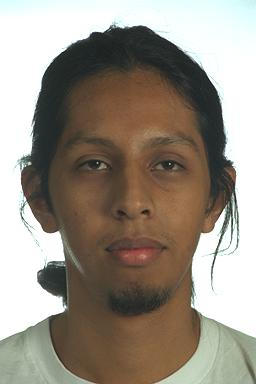
#> input picture Image_Processing_Algorithms/Isolating/faces/AsianMale/00157_940928_fa.jpg, 256 x 384 px
$ python running_code.py   (Python 2 division)   (older library calls are emulated)
#> lines starting #> are read from the running program, lines starting #| are printed output that depends on the picture; after the words box and inside, x2 and y2 are one past the last pixel; in counts of white or black regions, pixels touching at a corner belong together
# -*- coding: utf-8 -*-

import numpy as np
import scipy.misc as smisc
import scipy.ndimage as nd
import os,sys,fnmatch
import imageproc as ip
import Image

def ReadImages(directory):
#> called with directory = 'faces'
    mgfilenames = []
    mgfiles = []
    for root, subFolders, files in os.walk(directory):
        for filename in fnmatch.filter(files, '*fa.jpg'):
            mgfilenames.append(os.path.join(root,filename))

    for mgs in mgfilenames:
        img = Image.open(mgs).convert('YCbCr')
#> img: PIL image 256x384 YCbCr; mean of channels 0, 1, 2 144.6, 120.5, 132.9
        mgfiles.append(img)
    return mgfiles

def IsolateFaces(mgfiles):
    isolatedmgs = []
    for mgs in mgfiles:
        y,cb,cr = mgs.split()
        mg_cb = np.array(cb)
        mg_cr = np.array(cr)
        mask_cb_1 = mg_cb < 120
#        mask_cb_2 = mg_cb > 112
        mask_cr_1 = mg_cr > 130
#        mask_cr_2 = mg_cr < 145
#        mask1 = np.multiply(mask_cb_1,mask_cb_2)
#        mask2 = np.multiply(mask_cr_1,mask_cr_2)
        mask = np.multiply(mask_cb_1,mask_cr_1) #mask1,mask2 #mask_cb_1,mask_cr_1
        mask = nd.binary_fill_holes(mask)
        isolatedmgs.append(mask)
    return isolatedmgs


def dispMenu(n):
    print '\n\nTotal images processed: ' + str(n)
    num = input( 'Enter the image number to display: ')
    return int(num-1)


directory = 'faces'

print('\nReading Images\n')
mgfiles = ReadImages(directory)
#> mgfiles = 2 items

#Isolating the skin colors and face from the image
print('\nIsolating Faces in Images\n')
isomgs = IsolateFaces(mgfiles)
#> the loop in IsolateFaces, `for mgs in mgfiles:` made 2 passes
#> pass 1, in IsolateFaces, `y,cb,cr = mgs.split()`:
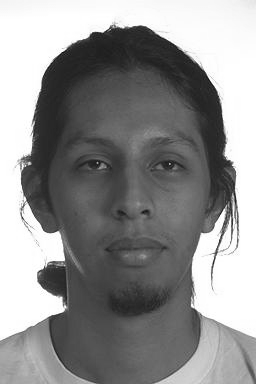
#> y: PIL image 256x384 L; min 13, max 255, mean 144.6
#> pass 1, in IsolateFaces, `y,cb,cr = mgs.split()`:
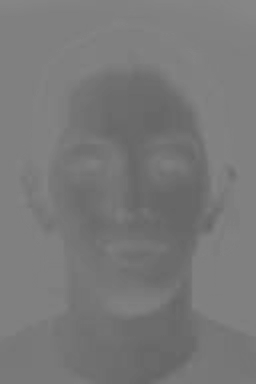
#> cb: PIL image 256x384 L; min 100, max 134, mean 120.5
#> pass 1, in IsolateFaces, `y,cb,cr = mgs.split()`:
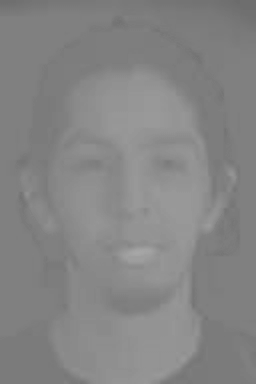
#> cr: PIL image 256x384 L; min 108, max 167, mean 132.9
#> pass 1, in IsolateFaces, `mask_cb_1 = mg_cb < 120`:
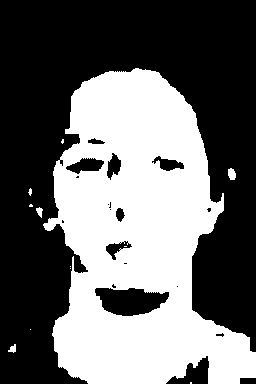
#> mask_cb_1: shape (384, 256) bool; 42.1% white; 12 white regions (7 under 20 px), largest, box (x1, y1, x2, y2) and area: (43, 68, 256, 384) 41184, (228, 168, 236, 180) 76, (36, 207, 43, 218) 45, (8, 344, 16, 353) 44, (28, 188, 32, 196) 20
#> after the loop in IsolateFaces, `for mgs in mgfiles:`:
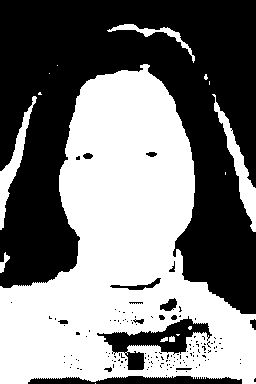
#> mask_cb_1: shape (384, 256) bool; 48.2% white; 16 white regions (9 under 20 px), largest, box (x1, y1, x2, y2) and area: (0, 64, 256, 384) 44350, (212, 94, 256, 232) 1283, (0, 96, 37, 230) 1058
#> isomgs = 2 items

choice = '12'
while choice != 0:
    num = dispMenu(len(isomgs))
#> the answer given: faces/AsianFemale/00198_940128_fa.jpg
#> (the run stopped early here; a loop or call above may not have finished)
